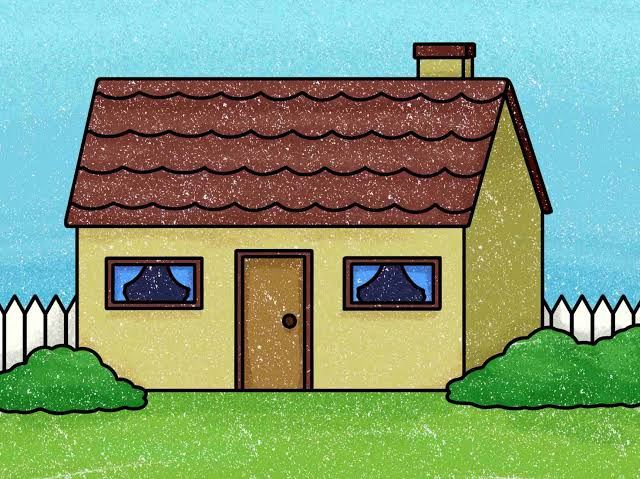
#> input picture Lab 5/house.png, 640 x 479 px
$ python edge.py   (older library calls are emulated)
#> lines starting #> are read from the running program, lines starting #| are printed output that depends on the picture; long printed decimals are rounded

import cv2
import numpy as np
import matplotlib

# Use non-interactive backend to avoid Tkinter errors
matplotlib.use("Agg")

import matplotlib.pyplot as plt
import os

# =========================================================
# 1. LOAD INPUT IMAGE
# =========================================================

BASE_DIR = os.path.dirname(os.path.abspath(__file__))

IMAGE_PATH = os.path.join(BASE_DIR, "house.png")

if not os.path.isfile(IMAGE_PATH):
    raise FileNotFoundError(
        "house.png not found inside Lab 5 folder."
    )

img = cv2.imread(IMAGE_PATH, cv2.IMREAD_GRAYSCALE)
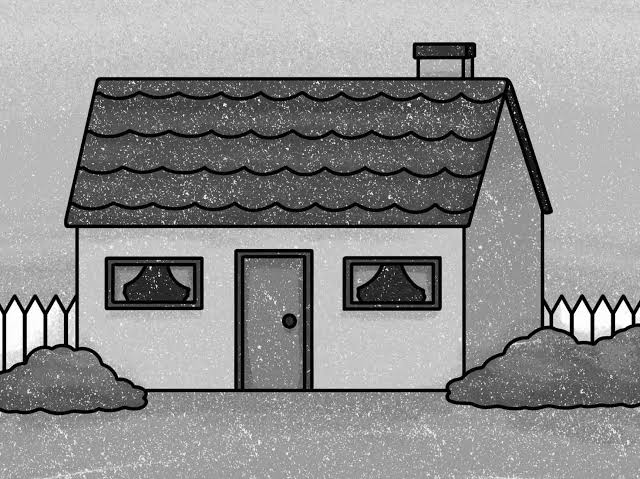
#> img: shape (479, 640); min 0, max 255, mean 143.3

if img is None:
    raise ValueError("Unable to load the input image.")

# Normalize image intensity
img = img.astype(np.float64) / 255.0

print("=" * 60)
print("       MARR-HILDRETH EDGE DETECTION")
print("=" * 60)

print("Image size:", img.shape)
#| Image size: (479, 640)
print("Intensity range:", img.min(), "to", img.max())
#| Intensity range: 0.0 to 1.0


# =========================================================
# 2. CREATE OUTPUT DIRECTORY
# =========================================================

OUTPUT_DIR = os.path.join(BASE_DIR, "output")
os.makedirs(OUTPUT_DIR, exist_ok=True)


# =========================================================
# 3. ZERO CROSSING DETECTION FUNCTION
# =========================================================

def find_zero_crossings(L, threshold):

    rows, cols = L.shape

    edges = np.zeros((rows, cols), dtype=np.uint8)

    # Horizontal, vertical and diagonal directions
    directions = [
        (0, 1),
        (1, 0),
        (1, 1),
        (1, -1)
    ]

    for dy, dx in directions:

        y1 = max(0, -dy)
        y2 = min(rows, rows - dy)

        x1 = max(0, -dx)
        x2 = min(cols, cols - dx)

        A = L[y1:y2, x1:x2]
        B = L[y1+dy:y2+dy, x1+dx:x2+dx]

        # Detect sign changes
        crossing = (
            ((A < 0) & (B >= 0)) |
            ((A >= 0) & (B < 0))
        )

        # Apply threshold
        crossing &= (np.abs(A - B) > threshold)

        # Mark both pixels
        region1 = edges[y1:y2, x1:x2]
        region2 = edges[y1+dy:y2+dy, x1+dx:x2+dx]

        region1[crossing] = 255
        region2[crossing] = 255

    return edges


# =========================================================
# 4. SIGMA AND KERNEL PARAMETERS
# =========================================================

parameters = [
    (4, 25),
    (7, 35),
    (9, 45)
]


# =========================================================
# 5. PROCESS ALL THREE SIGMA VALUES
# =========================================================

for sigma, kernel_size in parameters:

    print("\n" + "-" * 60)
    print("Processing Sigma =", sigma)
    print("Gaussian Kernel =", kernel_size, "x", kernel_size)

    # -----------------------------------------------------
    # A. GAUSSIAN SMOOTHING
    # -----------------------------------------------------

    smoothed = cv2.GaussianBlur(
        img,
        (kernel_size, kernel_size),
        sigmaX=sigma,
        sigmaY=sigma,
        borderType=cv2.BORDER_REFLECT
    )

    # -----------------------------------------------------
    # B. LAPLACIAN OPERATOR
    # -----------------------------------------------------

    laplacian = cv2.Laplacian(
        smoothed,
        cv2.CV_64F,
        ksize=3
    )

    laplacian_magnitude = np.abs(laplacian)

    # -----------------------------------------------------
    # C. ZERO CROSSINGS T = 0
    # -----------------------------------------------------

    edges_T0 = find_zero_crossings(
        laplacian,
        threshold=0
    )

    # -----------------------------------------------------
    # D. ZERO CROSSINGS T = 4% MAX
    # -----------------------------------------------------

    max_response = np.max(np.abs(laplacian))

    T4 = 0.04 * max_response

    edges_T4 = find_zero_crossings(
        laplacian,
        threshold=T4
    )

    print("Maximum Laplacian response:", max_response)
    print("4% Threshold:", T4)

    # -----------------------------------------------------
    # E. CREATE 2 x 3 OUTPUT FIGURE
    # -----------------------------------------------------

    fig, axes = plt.subplots(
        2, 3,
        figsize=(16, 10)
    )

    # (a) Original Image
    axes[0, 0].imshow(
        img,
        cmap="gray",
        vmin=0,
        vmax=1
    )
    axes[0, 0].set_title("(a) Original Image", pad=8)

    # (b) Smoothed Image
    axes[0, 1].imshow(
        smoothed,
        cmap="gray",
        vmin=0,
        vmax=1
    )
    axes[0, 1].set_title(
        f"(b) Smoothed Image (sigma={sigma})",
        pad=8
    )

    # (c) Laplacian Magnitude
    axes[0, 2].imshow(
        laplacian_magnitude,
        cmap="gray"
    )
    axes[0, 2].set_title(
        "(c) Laplacian Magnitude",
        pad=8
    )

    # (d) Signed Laplacian
    limit = np.max(np.abs(laplacian))

    axes[1, 0].imshow(
        laplacian,
        cmap="gray",
        vmin=-limit,
        vmax=limit
    )
    axes[1, 0].set_title(
        "(d) Gaussian + Laplacian",
        pad=8
    )

    # (e) Zero Crossings T = 0
    axes[1, 1].imshow(
        edges_T0,
        cmap="gray",
        vmin=0,
        vmax=255
    )
    axes[1, 1].set_title(
        "(e) Zero Crossings, T = 0",
        pad=8
    )

    # (f) Zero Crossings T = 4% Max
    axes[1, 2].imshow(
        edges_T4,
        cmap="gray",
        vmin=0,
        vmax=255
    )
    axes[1, 2].set_title(
        "(f) Zero Crossings, T = 4% Max",
        pad=8
    )

    # Remove axis markings
    for ax in axes.flat:
        ax.axis("off")

    # Main title
    fig.suptitle(
        f"Marr-Hildreth Edge Detection "
        f"(Sigma = {sigma}, Kernel = {kernel_size}x{kernel_size})",
        fontsize=15,
        fontweight="bold"
    )

    # Adjust spacing to prevent overlapping titles
    fig.subplots_adjust(
        top=0.90,
        bottom=0.05,
        left=0.03,
        right=0.97,
        hspace=0.22,
        wspace=0.08
    )

    # -----------------------------------------------------
    # F. SAVE OUTPUT FIGURE
    # -----------------------------------------------------

    output_path = os.path.join(
        OUTPUT_DIR,
        f"Marr_Hildreth_Sigma_{sigma}.png"
    )

    fig.savefig(
        output_path,
        dpi=300,
        bbox_inches="tight"
    )

    print("Output saved:", output_path)

    # Close figure to release memory
    plt.close(fig)
#> this loop made 3 passes
#> (max_response, T4, limit) on passes 1 to 3: (0.16, 0.00641, 0.16), (0.0382, 0.00153, 0.0382), (0.0178, 0.000713, 0.0178)
#| Maximum Laplacian response: 0.1603
#| 4% Threshold: 0.006411
#| Maximum Laplacian response: 0.03821
#| 4% Threshold: 0.001529
#| Maximum Laplacian response: 0.01784
#| 4% Threshold: 0.0007135
#> pass 1, `laplacian = cv2.Laplacian( smoothed, cv2.CV_64F, ksize=3 )`:
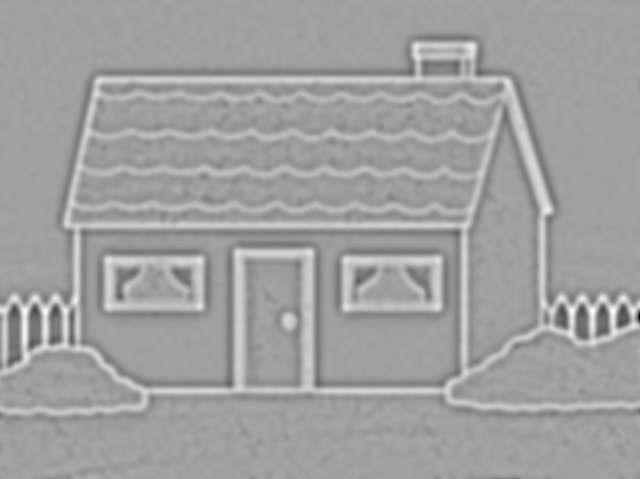
#> laplacian: shape (479, 640) float64; min -0.16, max 0.0952, mean -6.29e-06; drawn with min black and max white
#> pass 1, `laplacian_magnitude = np.abs(laplacian)`:
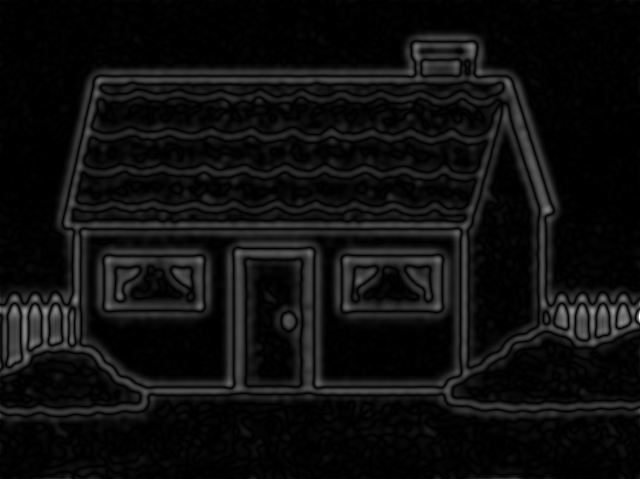
#> laplacian_magnitude: shape (479, 640) float64; min 3.85e-09, max 0.16, mean 0.00953; drawn with min black and max white
#> pass 1, `edges_T0 = find_zero_crossings( laplacian, threshold=0 )`:
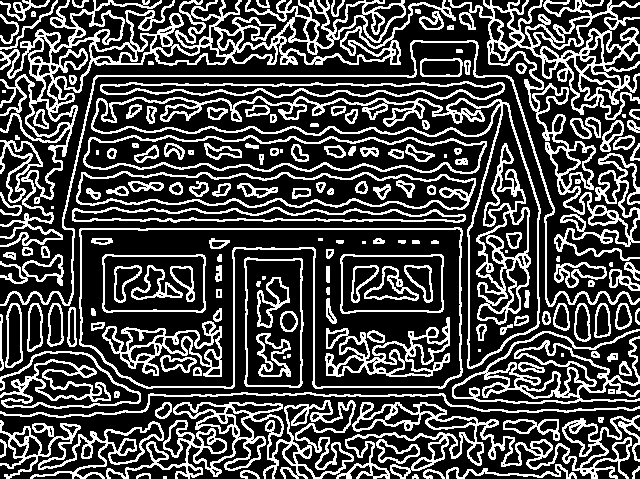
#> edges_T0: shape (479, 640); 29% white in thin lines or dots
#> pass 1, `fig.savefig( output_path, dpi=300, bbox_inches="tight" )`:
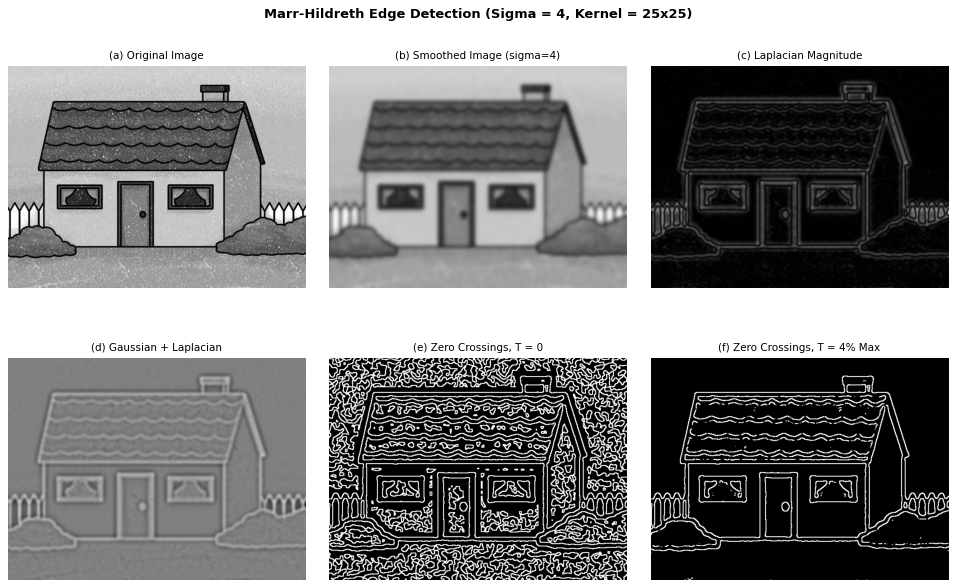
#> figure drawn by matplotlib, 6 panels
#> after the loop:
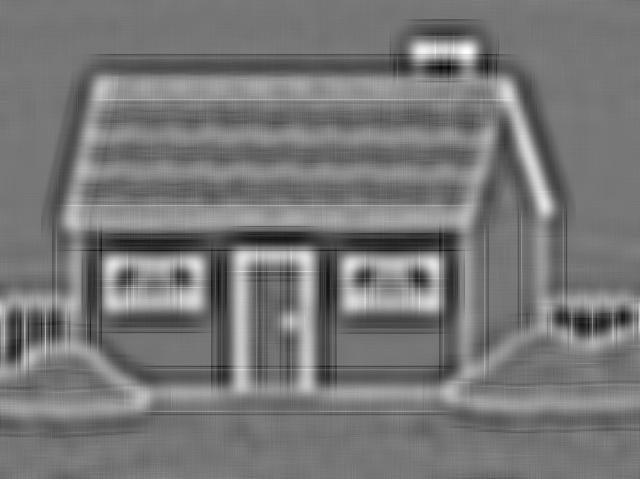
#> laplacian: shape (479, 640) float64; min -0.0157, max 0.0178, mean 6.29e-07; drawn with min black and max white
#> after the loop:
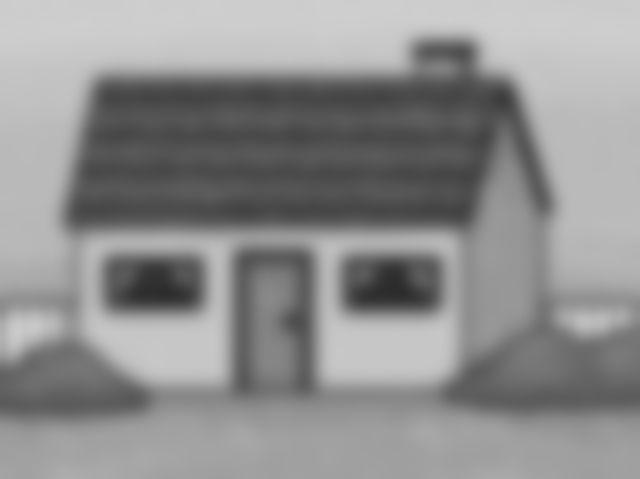
#> smoothed: shape (479, 640) float64; min 0.174, max 0.811, mean 0.562


# =========================================================
# 6. FINAL COMPLETION
# =========================================================

print("\n" + "=" * 60)
print("ALL THREE SIGMA RESULTS GENERATED SUCCESSFULLY!")
print("=" * 60)

print("\nCheck the output folder for:")

for sigma in [4, 7, 9]:
    print(f"Marr_Hildreth_Sigma_{sigma}.png")

print("\nProgram completed successfully.")
